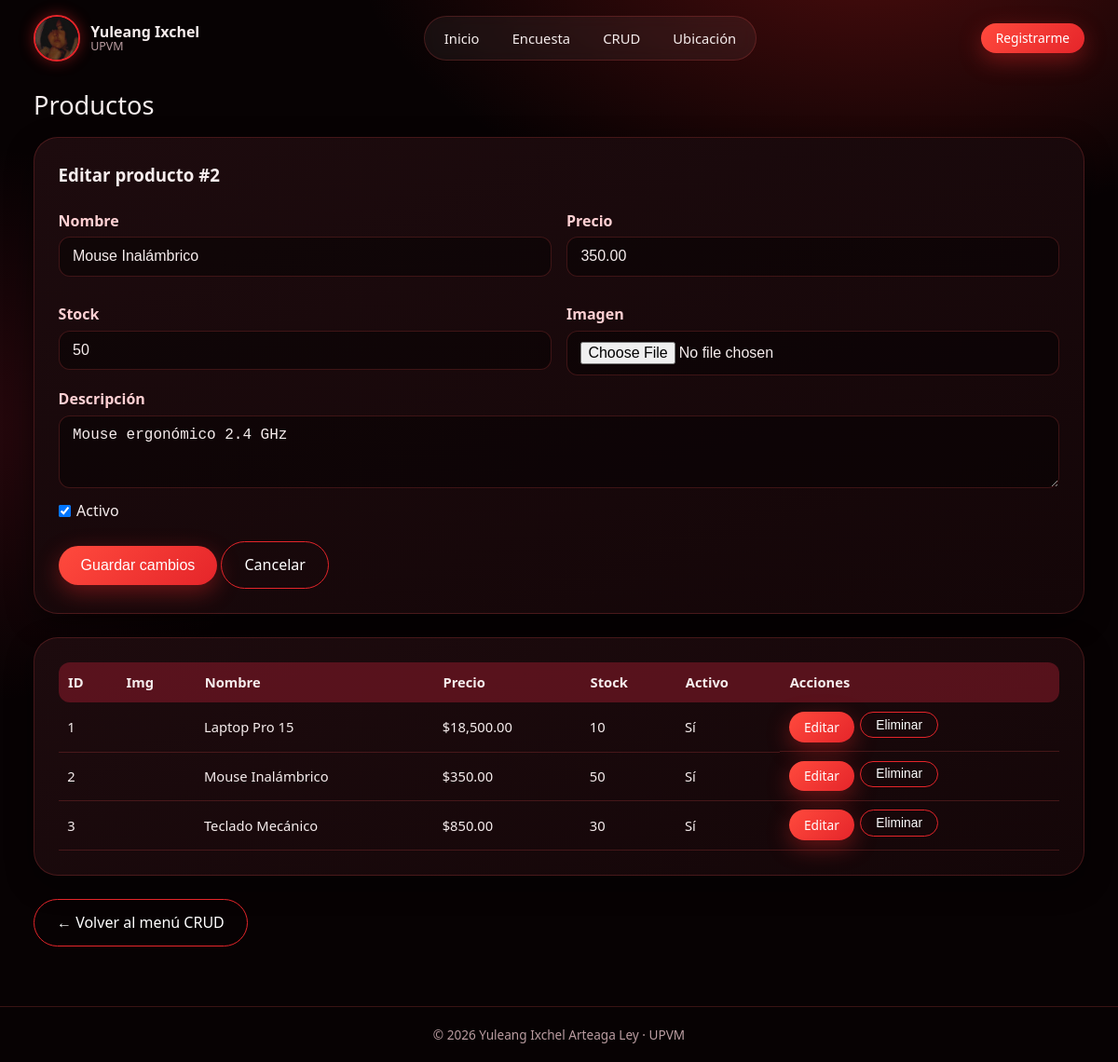
The app's page /crud/productos.php?editar=2 with its own data.
### tables this page shows
CREATE TABLE productos (
    id_producto  INT            NOT NULL AUTO_INCREMENT,
    nombre       VARCHAR(150)   NOT NULL,
    descripcion  TEXT,
    precio       DECIMAL(10, 2) NOT NULL,
    stock        INT            NOT NULL DEFAULT 0,
    imagen       VARCHAR(255),   
    activo       TINYINT(1)     NOT NULL DEFAULT 1,
    created_at   TIMESTAMP      NOT NULL DEFAULT CURRENT_TIMESTAMP,
    updated_at   TIMESTAMP      NOT NULL DEFAULT CURRENT_TIMESTAMP ON UPDATE CURRENT_TIMESTAMP,
    CONSTRAINT pk_productos PRIMARY KEY (id_producto),
    CONSTRAINT chk_precio   CHECK (precio >= 0),
    CONSTRAINT chk_stock    CHECK (stock  >= 0)
);

### config.php (called while the page is built, shortened)
<?php
function e($s): string { return htmlspecialchars((string)$s, ENT_QUOTES, 'UTF-8'); }

### crud/productos.php (the view, shortened to what this page needs)
<?php
require __DIR__ . '/../config.php';
$pdo = db(DB_SISTEMA); $msg = ''; $err = '';
$editar = null;
if (isset($_GET['editar'])) {
    $st = $pdo->prepare('SELECT * FROM productos WHERE id_producto=?');
    $st->execute([(int)$_GET['editar']]);
    $editar = $st->fetch() ?: null;
}
$filas = $pdo->query('SELECT * FROM productos ORDER BY id_producto')->fetchAll();
include __DIR__ . '/../includes/header.php';
?>
<h2>Productos</h2>
<section class="card">
  <h3><?= $editar ? 'Editar producto #' . e($editar['id_producto']) : 'Nuevo producto' ?></h3>
  <form method="post" enctype="multipart/form-data">
    <div class="grid2">
      <div><label>Nombre</label><input type="text" name="nombre" required maxlength="150" value="<?= e($editar['nombre'] ?? '') ?>"></div>
      <div><label>Precio</label><input type="number" name="precio" step="0.01" min="0" required value="<?= e($editar['precio'] ?? '') ?>"></div>
      <div><label>Stock</label><input type="number" name="stock" min="0" required value="<?= e($editar['stock'] ?? 0) ?>"></div>
      <div><label>Imagen</label><input type="file" name="imagen" accept="image/*"></div>
    </div>
    <label>Descripción</label><textarea name="descripcion" rows="3"><?= e($editar['descripcion'] ?? '') ?></textarea>
    <?php if ($editar): ?><div class="opciones"><label><input type="checkbox" name="activo" <?= $editar['activo'] ? 'checked' : '' ?>> Activo</label></div><?php endif; ?>
    <p style="margin-top:1rem">
      <button class="btn" type="submit"><?= $editar ? 'Guardar cambios' : 'Crear producto' ?></button>
      <?php if ($editar): ?><a class="btn sec" href="productos.php">Cancelar</a><?php endif; ?>
    </p>
  </form>
</section>
<section class="card tabla-wrap">
  <table>
    <tr><th>ID</th><th>Img</th><th>Nombre</th><th>Precio</th><th>Stock</th><th>Activo</th><th>Acciones</th></tr>
    <?php foreach ($filas as $f): ?>
    <tr>
      <td><?= e($f['id_producto']) ?></td>
      <td><?php if ($f['imagen']): ?><img class="thumb" src="../imagenes_productos/<?= e($f['imagen']) ?>" alt=""><?php endif; ?></td>
      <td><?= e($f['nombre']) ?></td><td>$<?= number_format($f['precio'], 2) ?></td>
      <td><?= e($f['stock']) ?></td><td><?= $f['activo'] ? 'Sí' : 'No' ?></td>
      <td class="acciones">
        <a class="btn chico" href="?editar=<?= $f['id_producto'] ?>">Editar</a>
        <form method="post" onsubmit="return confirm('¿Eliminar este producto?')">
          <button class="btn chico sec" type="submit">Eliminar</button>
        </form>
      </td>
    </tr>
    <?php endforeach; ?>
  </table>
</section>
<p><a class="btn sec" href="index.php">← Volver al menú CRUD</a></p>
<?php include __DIR__ . '/../includes/footer.php'; ?>

### assets/css/style.css (style rules this page uses)
:root { --bg:#070203; --panel:#140608; --panel2:#1d0b0e; --rojo:#ff2d2d; --rojo2:#e5252a; --vino:#8b1a2b; --texto:#f6eded; --suave:#b99ca0; --borde:rgba(255,85,85,.2); --ok:#2e7d52; }
* { box-sizing:border-box;margin:0;padding:0 }
html { scroll-behavior:smooth }
body { font-family:'Segoe UI',system-ui,Arial,sans-serif;color:var(--texto);min-height:100vh;display:flex;flex-direction:column;line-height:1.55; background:radial-gradient(900px 500px at 78% -6%,rgba(255,40,40,.28),transparent 62%), radial-gradient(700px 500px at -5% 40%,rgba(139,26,43,.25),transparent 60%),var(--bg) }
a { color:inherit }
.btn { display:inline-block;background:linear-gradient(135deg,#ff4a3d,var(--rojo2));color:#fff;border:none;padding:.75rem 1.5rem;border-radius:999px; font-size:1rem;cursor:pointer;text-decoration:none;transition:.2s;box-shadow:0 8px 24px rgba(255,45,45,.35) }
.btn.sec { background:transparent;border:1px solid var(--rojo2);box-shadow:none }
.btn.chico { padding:.35rem 1rem;font-size:.86rem }
h2 { font-weight:500;font-size:1.7rem;margin-bottom:.8rem }
h3 { margin-bottom:.6rem }
.card { background:linear-gradient(160deg,var(--panel2),var(--panel));border:1px solid var(--borde);border-radius:26px;padding:1.6rem;margin-bottom:1.6rem; box-shadow:0 10px 30px rgba(0,0,0,.45) }
label { display:block;margin:.8rem 0 .3rem;font-weight:600;color:#ffd0d3 }
input[type=text],input[type=email],input[type=number],input[type=file],select,textarea { width:100%;padding:.7rem .9rem;border-radius:12px;border:1px solid var(--borde);background:rgba(0,0,0,.4);color:var(--texto);font-size:1rem }
.opciones label { display:inline-flex;align-items:center;gap:.4rem;margin:.3rem 1rem .3rem 0;font-weight:400;color:var(--texto) }
.grid2 { display:grid;grid-template-columns:repeat(2,1fr);gap:1rem }
.tabla-wrap { overflow-x:auto }
table { width:100%;border-collapse:collapse;font-size:.92rem }
th { background:rgba(139,26,43,.55);text-align:left;padding:.65rem }
th:first-child { border-radius:12px 0 0 12px }
th:last-child { border-radius:0 12px 12px 0 }
td { padding:.6rem;border-bottom:1px solid var(--borde) }
.acciones { display:flex;gap:.4rem;flex-wrap:wrap }

### records on screen
productos: id_producto "2", nombre "Mouse Inalámbrico", precio "350.00", stock "50", descripcion "Mouse ergonómico 2.4 GHz", activo "☑", shows "Sí"
productos: id_producto "1", nombre "Laptop Pro 15", precio "18,500.00", stock "10", activo "Sí"
productos: id_producto "3", nombre "Teclado Mecánico", precio "850.00", stock "30", activo "Sí"
